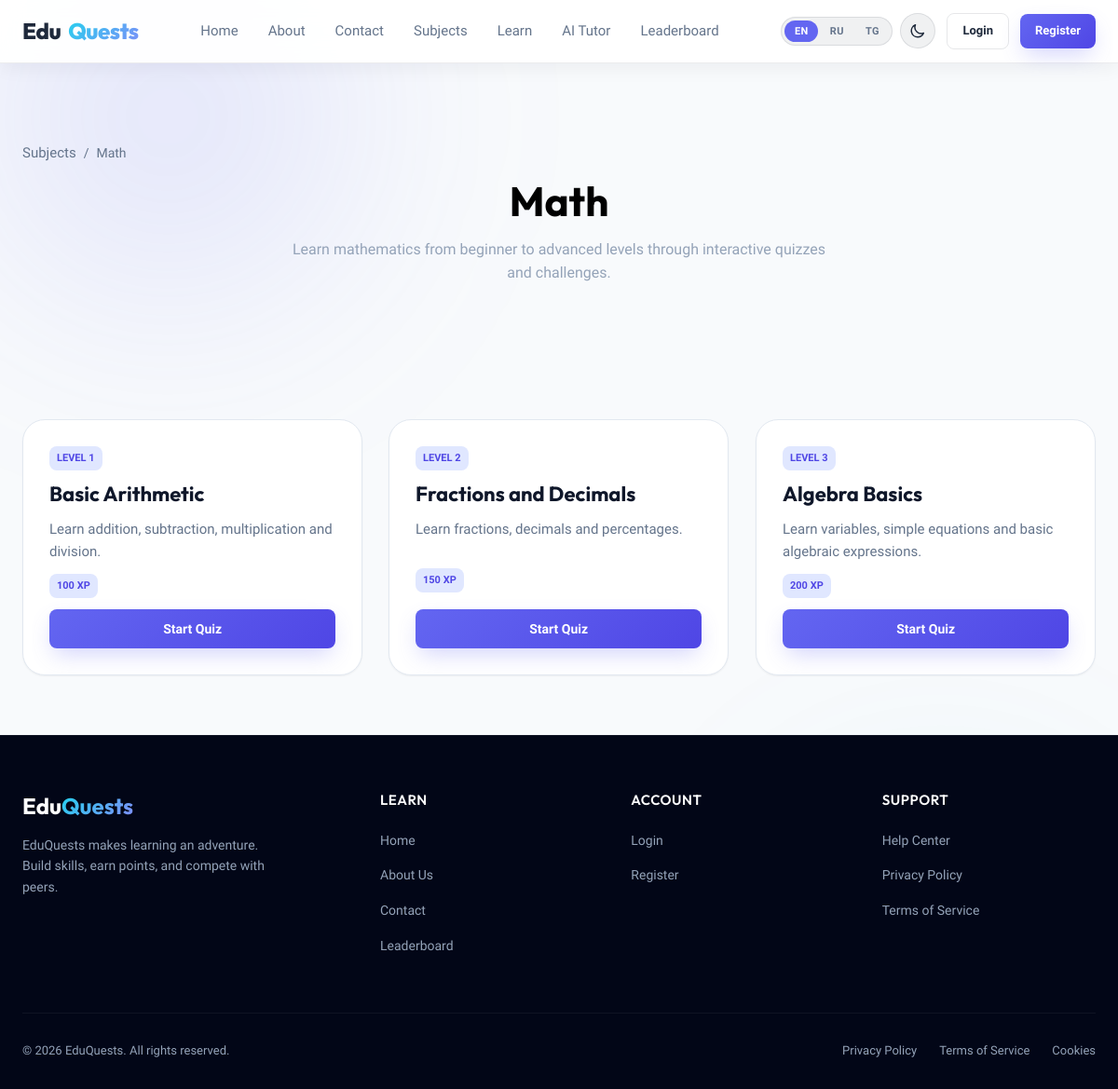
Screenshot of /levels/1/ with the database file from the repository.
### subjects/models.py (models this page shows, shortened)
class Subject(models.Model):
    name = models.CharField(max_length=100, unique=True)
    image = models.ImageField(upload_to="subjects/")
    description = models.TextField()
    created_at = models.DateTimeField(auto_now_add=True)
    updated_at = models.DateTimeField(auto_now=True)
    class Meta:
        verbose_name = "Subject"
        verbose_name_plural = "Subjects"
        ordering = ["name"]

### levels/models.py (models this page shows, shortened)
class Level(models.Model):
    subject = models.ForeignKey(
        Subject, on_delete=models.CASCADE, related_name="levels"
    )
    title = models.CharField(max_length=200)
    description = models.TextField()
    level_number = models.PositiveIntegerField()
    video_url = models.URLField(blank=True, null=True)
    required_score = models.PositiveIntegerField(default=0)
    xp_reward = models.PositiveIntegerField(default=100)
    created_at = models.DateTimeField(auto_now_add=True)
    updated_at = models.DateTimeField(auto_now=True)
    class Meta:
        verbose_name = "Level"
        verbose_name_plural = "Levels"
        ordering = ["subject", "level_number"]
        unique_together = ("subject", "level_number")

### levels/views.py (the view)
# urls.py: path("<int:subject_id>/", level_list, name="level_list"),
def level_list(request, subject_id):
    subject = get_object_or_404(Subject, id=subject_id)
    levels = subject.levels.all()
    completed_level_ids = []
    if request.user.is_authenticated:
        completed_level_ids = list(
            UserProgress.objects.filter(
                user=request.user, level__subject=subject, is_completed=True
            ).values_list("level_id", flat=True)
        )
    context = {
        "subject": subject,
        "levels": levels,
        "completed_level_ids": completed_level_ids,
    }
    return render(request, "levels/level_list.html", context)

### accounts/context_processors.py (called while the page is built)
def eduquests_context(request):
    has_subjects = False
    subjects_url = '#'
    for url_name in ['subject_list', 'subjects', 'subjects:index', 'subjects:list']:
        try:
            subjects_url = reverse(url_name)
            has_subjects = True
            break
        except NoReverseMatch:
            continue
    return {
        'has_subjects_url': has_subjects,
        'subjects_url': subjects_url,
    }

### eduquests/context_processors.py (called while the page is built)
def i18n_theme_context(request):
    lang = getattr(request, "LANGUAGE_CODE", None) or request.session.get("django_language", "en")
    if lang not in SUPPORTED_LANGS:
        lang = "en"
    return {
        "current_language": lang,
        "supported_languages": SUPPORTED_LANGS,
        "lang_labels": LANG_LABELS,
    }

def admin_context(request):
    is_admin = False
    if request.user.is_authenticated:
        is_admin = request.user.is_staff or request.user.is_superuser
    return {
        "is_admin": is_admin,
    }

### eduquests/i18n_strings.py (called while the page is built)
def get_text(key: str, lang: str = "en") -> str:
    if lang not in SUPPORTED_LANGS:
        lang = "en"
    entry = STRINGS.get(key)
    if not entry:
        return key
    return entry.get(lang) or entry.get("en") or key

### eduquests/templatetags/tr_tags.py (called while the page is built)
@register.simple_tag(takes_context=True)
def tr(context, key):
    request = context.get("request")
    lang = "en"
    if request:
        lang = getattr(request, "LANGUAGE_CODE", None) or request.session.get("django_language", "en")
    return get_text(key, lang)

### friends/context_processors.py (called while the page is built, shortened)
def friends_context(request):
    if not request.user.is_authenticated:
        return {
            "pending_friend_requests_count": 0,
            "unread_notifications_count": 0,
            "unread_chat_count": 0,
        }

### template/levels/level_list.html (shortened to what this page needs)
{% extends 'base.html' %}
{% load tr_tags %}
{% block main_content %}
<div class="page-header page-enter">
  <div class="container">
    <nav class="breadcrumb">
      <a href="{% url 'subject_list' %}">{% tr "nav.subjects" %}</a>
      <span>/</span>
      <span>{{ subject.name }}</span>
    </nav>
    <h1 class="page-title">{{ subject.name }}</h1>
    <p class="page-subtitle">{{ subject.description }}</p>
  </div>
</div>
<section class="learn-section">
  <div class="container">
    {% if levels %}
    <div class="level-grid">
      {% for level in levels %}
      <article class="level-card reveal stagger-{{ forloop.counter }} hover-lift{% if level.id in completed_level_ids %} completed{% endif %}">
        <div class="level-meta">
          <span class="badge badge-indigo">{% tr "common.level" %} {{ level.level_number }}</span>
        </div>
        <h2>{{ level.title }}</h2>
        <p>{{ level.description }}</p>
        <p class="level-meta"><span class="badge badge-indigo">{{ level.xp_reward }} XP</span></p>
        <a href="{% url 'quiz' level.id %}" class="btn btn-primary">
          {% if level.id in completed_level_ids %}{% tr "levels.retry" %}{% else %}{% tr "levels.start_quiz" %}{% endif %}
        </a>
      </article>
      {% endfor %}
    </div>
    {% else %}
    <div class="empty-state reveal">
      <h3>{% tr "levels.no_levels" %}</h3>
      <p>{% tr "levels.no_levels_sub" %}</p>
      <a href="{% url 'subject_list' %}" class="btn btn-secondary mt-4">{% tr "subjects.back" %}</a>
    </div>
    {% endif %}
  </div>
</section>
{% endblock %}

### template/base.html (shortened to what this page needs)
{% load static tr_tags %}
<!DOCTYPE html>
<html lang="{{ current_language }}">
  <head>
    <link rel="stylesheet" href="{% static 'css/styles.css' %}" />
    <link rel="stylesheet" href="{% static 'css/theme.css' %}" />
    <link rel="stylesheet" href="{% static 'css/animations.css' %}" />
  </head>
  <body class="motion-body">
    <div id="particle-field" class="particle-field" aria-hidden="true"></div>
    <header id="site-header">
      <div class="navbar-container">
        <a href="/" class="logo-link">
          Edu<span class="logo-accent">Quests</span>
        </a>
        <nav id="nav-menu">
          <a href="/" class="{% if request.path == '/' %}active{% endif %}">{% tr "nav.home" %}</a>
          <a href="/about/" class="{% if request.path == '/about/' %}active{% endif %}">{% tr "nav.about" %}</a>
          <a href="/contact/" class="{% if request.path == '/contact/' %}active{% endif %}">{% tr "nav.contact" %}</a>
          {% if has_subjects_url %}
          <a href="{{ subjects_url }}" class="{% if request.path == subjects_url %}active{% endif %}">{% tr "nav.subjects" %}</a>
          {% endif %}
          <a href="/levels/learn/" class="{% if request.path == '/levels/learn/' %}active{% endif %}">{% tr "nav.learn" %}</a>
          <a href="{% url 'ai_tutor_chat' %}" class="{% if request.path == '/ai-tutor/' %}active{% endif %}">{% tr "nav.ai_tutor" %}</a>
          <a href="{% url 'leaderboard' %}" class="{% if request.path == '/leaderboard/' %}active{% endif %}">{% tr "nav.leaderboard" %}</a>
        </nav>
        <div class="nav-right" id="nav-right">
          <div class="nav-controls">
            <div class="lang-switcher" role="group" aria-label="Language">
              {% for code in supported_languages %}
              <form action="{% url 'set_language' %}" method="post">
                <button type="submit" class="lang-btn {% if current_language == code %}active{% endif %}" title="{{ code }}">
                  {{ code|upper }}
                </button>
              </form>
              {% endfor %}
            </div>
            <button type="button" class="theme-toggle-btn" id="theme-toggle" aria-label="{% tr 'nav.theme_dark' %}">
              <svg class="icon-moon" xmlns="http://www.w3.org/2000/svg" fill="none" viewBox="0 0 24 24" stroke="currentColor">
                <path stroke-linecap="round" stroke-linejoin="round" stroke-width="2" d="M20.354 15.354A9 9 0 018.646 3.646 9.003 9.003 0 0012 21a9.003 9.003 0 008.354-5.646z" />
              </svg>
            </button>
          </div>
          <div class="auth-buttons">
            {% if request.user.is_authenticated %}
              <!-- <span class="user-info">
                <svg xmlns="http://www.w3.org/2000/svg" width="18" height="18" fill="currentColor" viewBox="0 0 24 24">
                  <path d="M12 12c2.21 0 4-1.79 4-4s-1.79-4-4-4-4 1.79-4 4 1.79 4 4 4zm0 2c-2.67 0-8 1.34-8 4v2h16v-2c0-2.66-5.33-4-8-4z"/>
                </svg>
                {{ request.user.username }}
              </span> -->
              <a href="/logout/" class="btn btn-header-outline btn-sm log-but">{% tr "nav.logout" %}</a>
            {% else %}
              <a href="/login/" class="btn btn-header-outline btn-sm">{% tr "nav.login" %}</a>
              <a href="/register/" class="btn btn-primary btn-sm">{% tr "nav.register" %}</a>
            {% endif %}
          </div>
        </div>
      </div>
    </header>
    <main id="page-transition">
      {% block main_content %}{% endblock %}
    </main>
    <footer>
      <div class="container">
        <div class="footer-grid">
          <div class="footer-brand">
            <h3>Edu<span class="logo-accent">Quests</span></h3>
            <p>{% tr "footer.tagline" %}</p>
          </div>
          <div class="footer-col">
            <h4>{% tr "footer.learn" %}</h4>
            <ul>
              <li><a href="/">{% tr "nav.home" %}</a></li>
              <li><a href="/about/">{% tr "footer.about_us" %}</a></li>
              <li><a href="/contact/">{% tr "nav.contact" %}</a></li>
              <li><a href="{% url 'leaderboard' %}">{% tr "nav.leaderboard" %}</a></li>
            </ul>
          </div>
          <div class="footer-col">
            <h4>{% tr "footer.account" %}</h4>
            <ul>
              {% if request.user.is_authenticated %}
                <li><a href="{% url 'profile' %}">{% tr "nav.profile" %}</a></li>
                <li><a href="/logout/">{% tr "nav.logout" %}</a></li>
              {% else %}
                <li><a href="/login/">{% tr "nav.login" %}</a></li>
                <li><a href="/register/">{% tr "nav.register" %}</a></li>
              {% endif %}
            </ul>
          </div>
          <div class="footer-col">
            <h4>{% tr "footer.support" %}</h4>
            <ul>
              <li><a href="#">{% tr "footer.help" %}</a></li>
              <li><a href="#">{% tr "footer.privacy" %}</a></li>
              <li><a href="#">{% tr "footer.terms" %}</a></li>
            </ul>
          </div>
        </div>
        <div class="footer-bottom">
          <p>© 2026 EduQuests. {% tr "footer.rights" %}</p>
          <div class="footer-links">
            <a href="#">{% tr "footer.privacy" %}</a>
            <a href="#">{% tr "footer.terms" %}</a>
            <a href="#">{% tr "footer.cookies" %}</a>
          </div>
        </div>
      </div>
    </footer>
  </body>
</html>

### static/css/theme.css (style rules this page uses)
[data-theme="light"] { --bg-app: #f8fafc; --bg-card: #ffffff; --bg-elevated: #ffffff; --text-primary: #0f172a; --text-secondary: #475569; --text-muted: #64748b; --border-color: #e2e8f0; --header-bg: rgba(255, 255, 255, 0.94); --header-text: #1e293b; --header-text-muted: #64748b; --header-text-hover: #0f172a; --header-border: rgba(15, 23, 42, 0.08); --header-control-bg: rgba(15, 23, 42, 0.06); --header-control-border: rgba(15, 23, 42, 0.1); --header-control-active: #6366f1; --header-shadow: 0 4px 20px rgba(15, 23, 42, 0.06); --mobile-nav-bg: #ffffff; }
body { background-color: var(--bg-app); color: var(--text-secondary); transition: background-color 0.25s ease, color 0.25s ease; }
h1, h2, h3, h4, h5, h6 { color: var(--text-primary); }
header { background-color: var(--header-bg) !important; border-bottom: 1px solid var(--header-border) !important; box-shadow: var(--header-shadow); color: var(--header-text); }
.logo-link { color: var(--header-text) !important; }
nav a { color: var(--header-text-muted) !important; }
.nav-controls { display: flex; align-items: center; gap: 8px; flex-shrink: 0; }
.lang-switcher { display: flex; align-items: center; gap: 2px; padding: 3px; background: var(--header-control-bg); border: 1px solid var(--header-control-border); border-radius: var(--radius-full); }
.lang-switcher form { margin: 0; display: contents; }
.lang-btn { min-width: 36px; padding: 5px 10px; font-size: 11px; font-weight: 700; letter-spacing: 0.04em; border: none; border-radius: var(--radius-full); background: transparent; color: var(--header-text-muted); cursor: pointer; transition: var(--transition-fast); }
.lang-btn.active { background: var(--header-control-active); color: #fff; }
.theme-toggle-btn { display: flex; align-items: center; justify-content: center; width: 38px; height: 38px; padding: 0; border: 1px solid var(--header-control-border); border-radius: var(--radius-full); background: var(--header-control-bg); color: var(--header-text); cursor: pointer; transition: var(--transition-fast); }
.theme-toggle-btn .icon-sun, .theme-toggle-btn .icon-moon { width: 18px; height: 18px; }
[data-theme="light"] .theme-toggle-btn .icon-moon { display: block; }
.btn-header-outline { background: transparent !important; color: var(--header-text) !important; border: 1px solid var(--header-control-border) !important; box-shadow: none !important; }
.nav-right { gap: 12px; }

### rows the page displays
Subject: name "Math", description "Learn mathematics from beginner to advanced levels through interactive quizzes and challenges."
Level: level "LEVEL", level_number "1", title "Basic Arithmetic", description "Learn addition, subtraction, multiplication and division.", xp_reward "100", start_quiz "Start Quiz"
Level: level "LEVEL", level_number "2", title "Fractions and Decimals", description "Learn fractions, decimals and percentages.", xp_reward "150", start_quiz "Start Quiz"
Level: level "LEVEL", level_number "3", title "Algebra Basics", description "Learn variables, simple equations and basic algebraic expressions.", xp_reward "200", start_quiz "Start Quiz"

### other values shown
{{ code|upper }} "EN" "RU" "TG"
